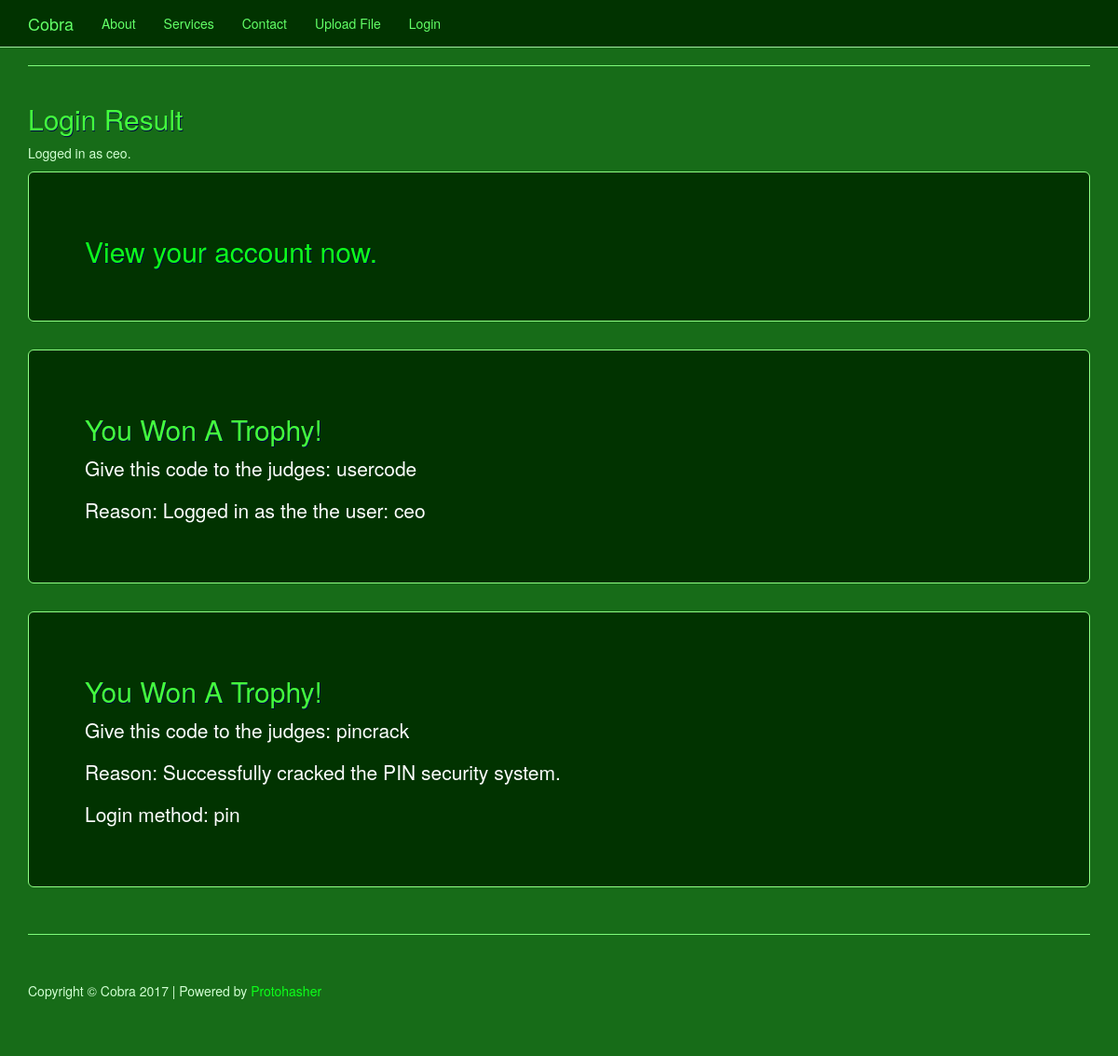
The page /loginPost.php?hashed_pin=47628 on the database as committed earlier.
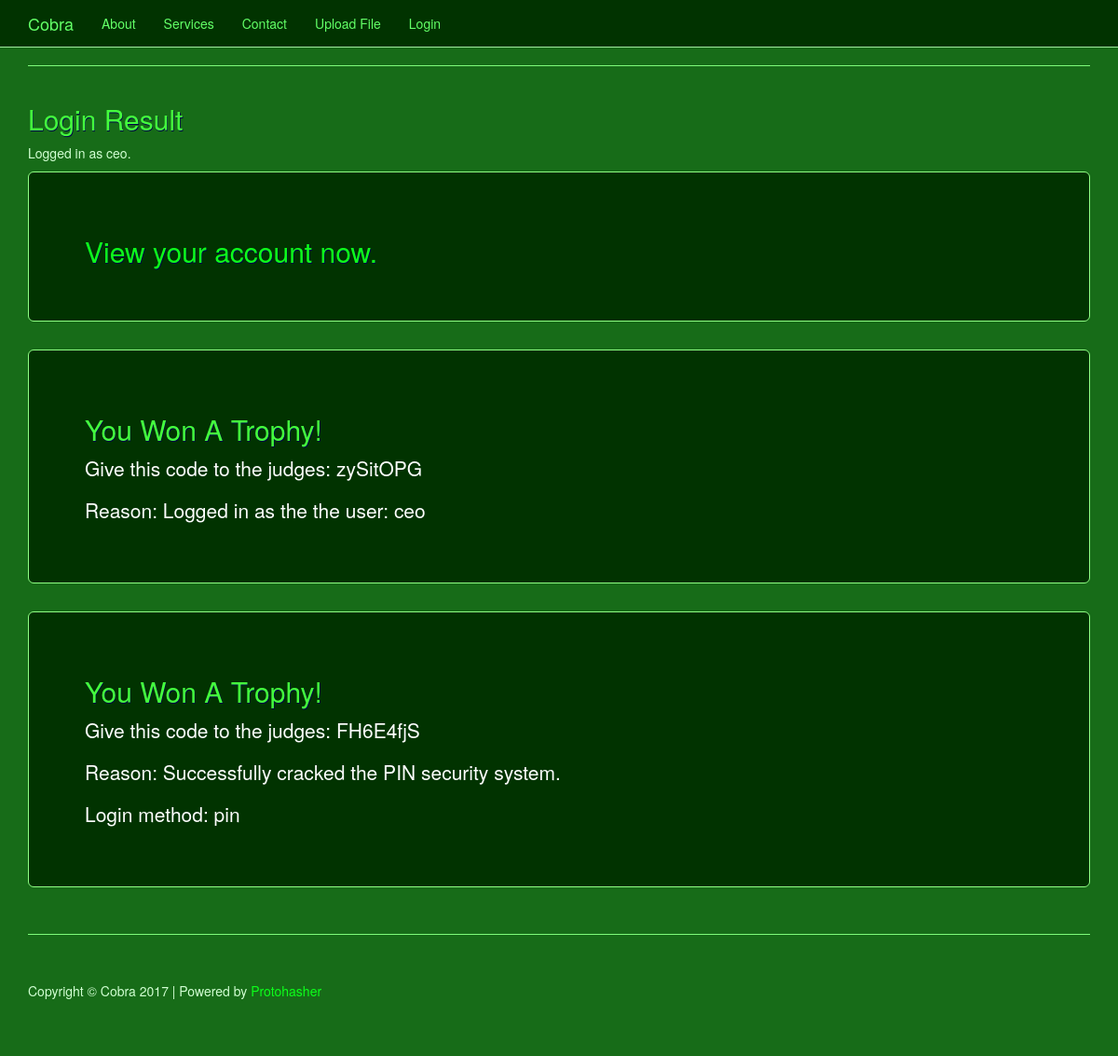
The same page on the database as committed later.
### tables this page shows
CREATE TABLE `user` (
  `userID` int(11) NOT NULL AUTO_INCREMENT,
  `username` varchar(255) DEFAULT NULL,
  `password` varchar(255) DEFAULT NULL,
  `pin` int(4) DEFAULT NULL,
  `hashed_pin` int(5) DEFAULT NULL,
  `trophyCode` varchar(255) DEFAULT NULL,
  `pin_crack_trophy` varchar(255) DEFAULT NULL,
  `password_crack_trophy` varchar(255) DEFAULT NULL,
  `dateCreated` datetime DEFAULT NULL,
  `dateModified` timestamp NULL DEFAULT NULL ON UPDATE CURRENT_TIMESTAMP,
  PRIMARY KEY (`userID`),
  UNIQUE KEY `userID` (`userID`) USING BTREE
);

### settings.php (called while the page is built, shortened)
<?php
	$team = "cobra";
	$settings = array(
		'cobra' => array(),
		'motherbrain' => array(),
		'redfalcon' => array(),
		'footclan' => array(),
		'decepticons' => array()
	);
	$settings['cobra']['companyName'] = "Cobra";
	$settings['cobra']['companyBodyClass'] = "cobra";
	$settings['cobra']['ceoEmail'] = "admin@cobra.com";
	$settings['motherbrain']['companyName'] = "Motherbrain";
	$settings['motherbrain']['companyBodyClass'] = "motherbrain";
	$settings['motherbrain']['ceoEmail'] = "admin@motherbrain.com";
	$settings['redfalcon']['companyName'] = "Red Falcon";
	$settings['redfalcon']['companyBodyClass'] = "redfalcon";
	$settings['redfalcon']['ceoEmail'] = "admin@redfalcon.com";
	$settings['footclan']['companyName'] = "Foot Clan";
	$settings['footclan']['companyBodyClass'] = "footclan";
	$settings['footclan']['ceoEmail'] = "admin@footclan.com";
	$settings['decepticons']['companyName'] = "Decepticons";
	$settings['decepticons']['companyBodyClass'] = "decepticons";
	$settings['decepticons']['ceoEmail'] = "admin@decepticons.com";
	$companyName = $settings[$team]['companyName'];
	$companyBodyClass = $settings[$team]['companyBodyClass'];
 ?>

### com/capstone/model/userManager.php (called while the page is built, shortened)
<?php
require dirname(__FILE__) . '/../settings/settings.php';
$settings = new SettingsManager();
class UserManager {
	public function loginUser($username ="", $password ="", $hashed_pin ="") {
		global $settings;
		$conn = new mysqli(
			$settings->get('db_servername'),
			$settings->get('db_username'),
			$settings->get('db_password'),
			$settings->get('db_name')
		);
		$sql = "SELECT userID, username, password, trophyCode, pin_crack_trophy, password_crack_trophy FROM user";
		if( !empty($hashed_pin) )
		{
			$sql = $sql . " WHERE hashed_pin = '" . $hashed_pin . "'";
		}
		else
		{
			$sql = $sql . " WHERE username = '" . $username . "'";
			$sql = $sql . " AND password = '" . $password . "'";
		}
		$conn->multi_query($sql);
		$result = mysqli_store_result($conn);
		return $result;
	}
}

### public/loginPost.php (the view, shortened to what this page needs)
<?php
	require dirname(__FILE__) . '/../com/capstone/model/userManager.php';
	$userManager = new UserManager();
	$username = "";
	$password = "";
	$hashed_pin = "";
	$login_method = "";
	if(isset($_GET["hashed_pin"]))
	{
		$hashed_pin = $_GET["hashed_pin"];
		$login_method = "pin";
	}
	else
	{
		$login_method = "password";
	}
	$user = $userManager->loginUser($username, $password, $hashed_pin);
	include "includes/header.php";
?>
<hr>
<div class="row">
	<div class="col-sm-12">
		<h2>Login Result</h2>
		<?php
			if( $row = $user->fetch_assoc() )
			{
				$username = $row["username"];
				echo '<p>Logged in as ' . $row["username"] . '.</p>';
				echo '
					<div class="jumbotron">
						<h2><a href="account.php">View your account now.</a></h2>
					</div>
					<div class="jumbotron">
						<h2>You Won A Trophy!</h2>
						<p>Give this code to the judges: ' . $row["trophyCode"] . '</p>
						<p>Reason: Logged in as the the user: ' . $username . '</p>
					</div>
				';
				if( $login_method == "pin" )
				{
					echo '
						<div class="jumbotron">
							<h2>You Won A Trophy!</h2>
							<p>Give this code to the judges: ' . $row["pin_crack_trophy"] . '</p>
							<p>Reason: Successfully cracked the PIN security system.</p>
							<p>Login method: ' . $login_method . '</p>
						</div>
					';
				}
			}
			else
			{
				echo '
					<p>Login failed! Maybe your login details were not correct. <a href="login.php">Try again.</a></p>
				';
			}
		?>
	</div>
</div>
<?php include "includes/footer.php"; ?>

### public/includes/header.php (shortened to what this page needs)
<?php include "../settings.php"; ?>
<!DOCTYPE html>
<html lang="en">
<head>
	<link href="./css/bootstrap.min.css" rel="stylesheet">
	<link href="./css/business-frontpage.css?version=1.0.2" rel="stylesheet">
</head>
<body id="<?php echo $companyBodyClass ?>">
	<nav class="navbar navbar-inverse navbar-fixed-top" role="navigation">
		<div class="container">
			<div class="navbar-header">
				<a class="navbar-brand" href="."><?php echo $companyName ?></a>
			</div>
			<div class="collapse navbar-collapse" id="bs-example-navbar-collapse-1">
				<ul class="nav navbar-nav">
					<li>
						<a href="about.php">About</a>
					</li>
					<li>
						<a href="services.php">Services</a>
					</li>
					<li>
						<a href="contact.php">Contact</a>
					</li>
					<li>
						<a href="upload.php">Upload File</a>
					</li>
					<?php
						if(isset($_SESSION["logged_in"]) && $_SESSION["logged_in"] == true)
						{
							echo '<li><a href="account.php">Account</a></li>';
							$username = $_SESSION["username"];
							echo '<li><a href="logout.php">Log out</a></li>';
						}
						else
						{
							echo '<li><a href="login.php">Login</a></li>';
						}
					?>
				</ul>
			</div>
		</div>
	</nav>
	<div class="container">

### public/includes/footer.php
	</div>
	<div class="container">
		<hr>
		<footer>
			<div class="row">
				<div class="col-lg-12">
					<p>Copyright <a href="credits.php" style="color: inherit; text-decoration: inherit;">&copy;</a> <?php echo $companyName ?> 2017 | Powered by <a href="./protohasher/">Protohasher</a></p>
				</div>
			</div>
		</footer>
	</div>
</body>
</html>

### public/css/business-frontpage.css (style rules this page uses)
body { padding-top: 50px; }
footer { margin: 50px 0; }
#cobra { background-color: rgb(23, 108, 24); color: #d2ffd3; }
#cobra .navbar { background-color: #013300; border-color: #a2eaa0; }
#cobra .navbar-brand, #cobra .navbar-nav>li>a { color: #63ff67; }
#cobra hr { border-color: #7ffc7a; }
#cobra h1, #cobra h2 { color: #44ff3d; text-shadow: 0.02em 0.02em 0.01em #000548; }
#cobra a, #cobra span.gc-cs-link { color: #0dff1b; }
#cobra .well, #cobra .form-control, #cobra .jumbotron { background-color: #013300; border: 1px solid #90ff85; color: #fff; }

Rows that differ between the two databases and show on the page:
changed user "ceo": trophyCode "usercode" → "zySitOPG"; pin_crack_trophy "pincrack" → "FH6E4fjS"
